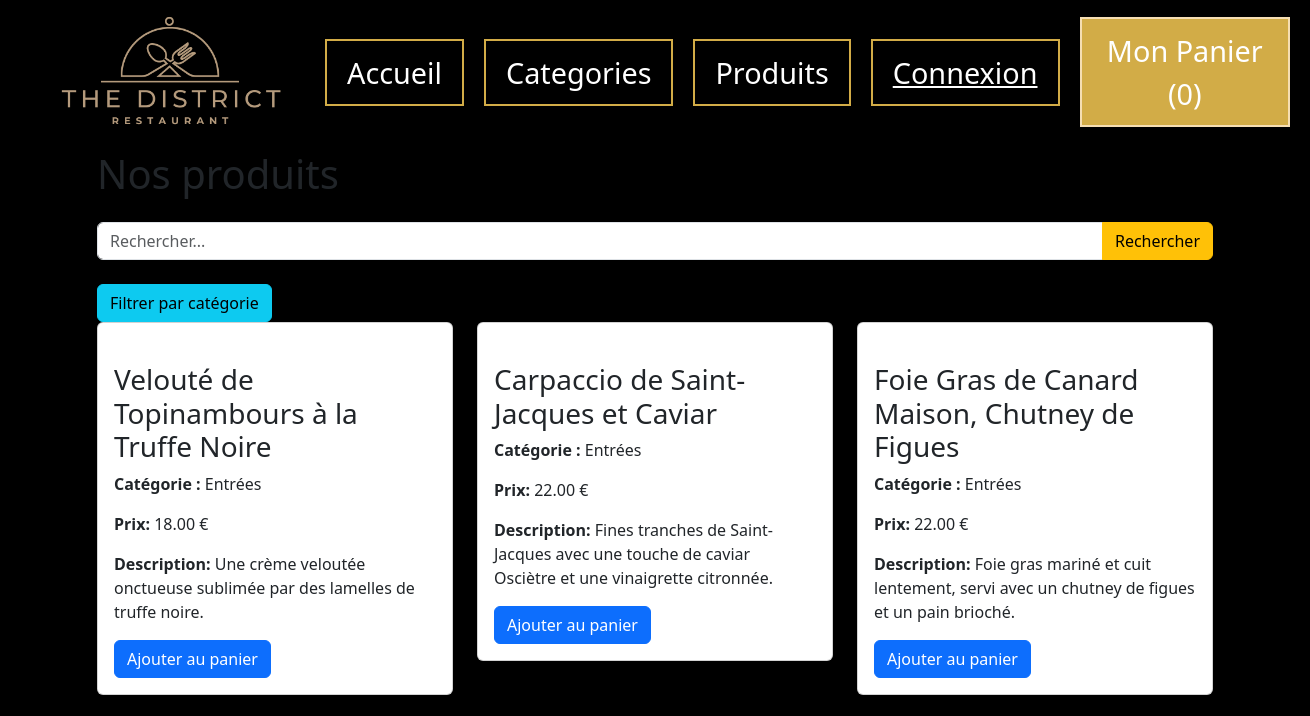
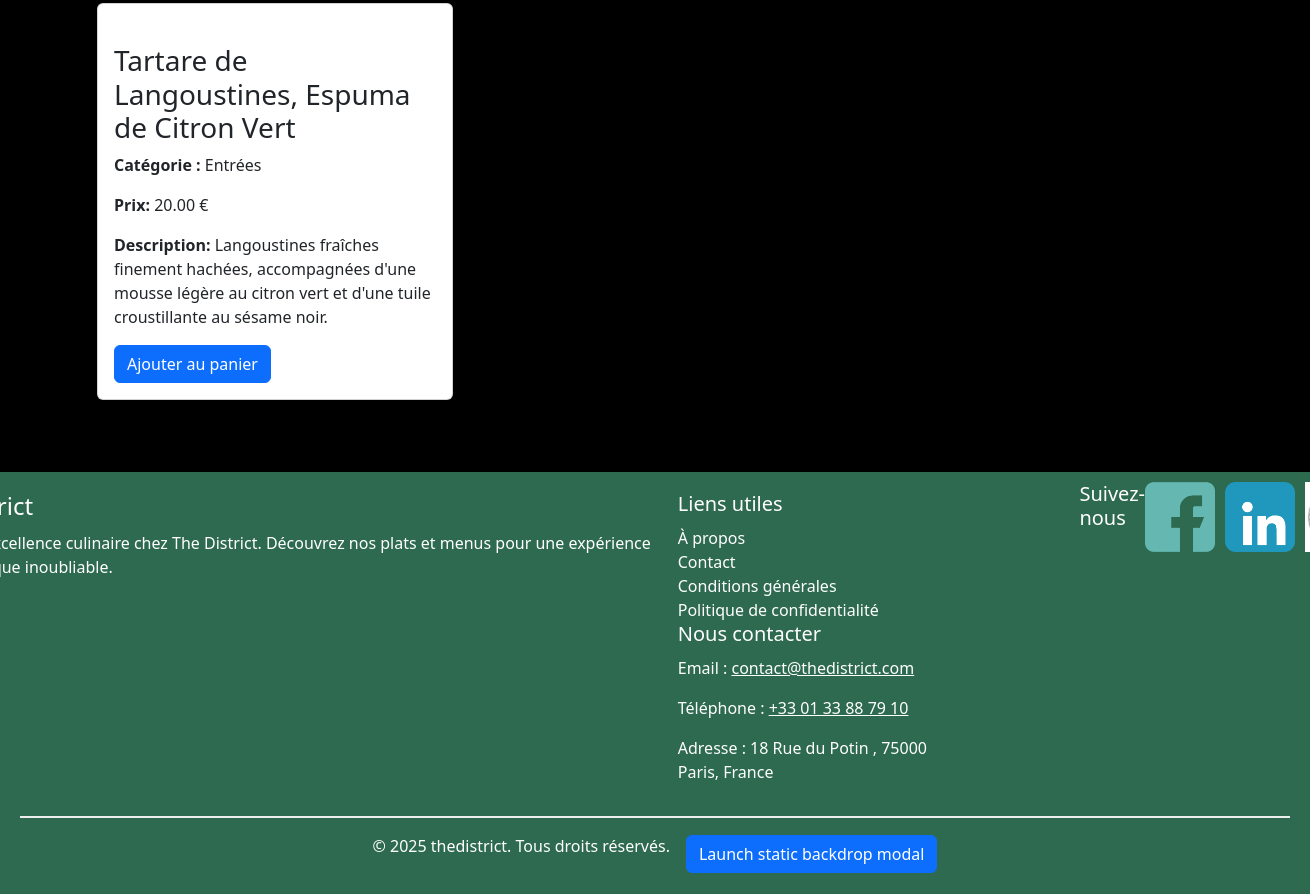
Before: /produits.php?category=Entrées with the older database file (2 pictures, top to bottom).
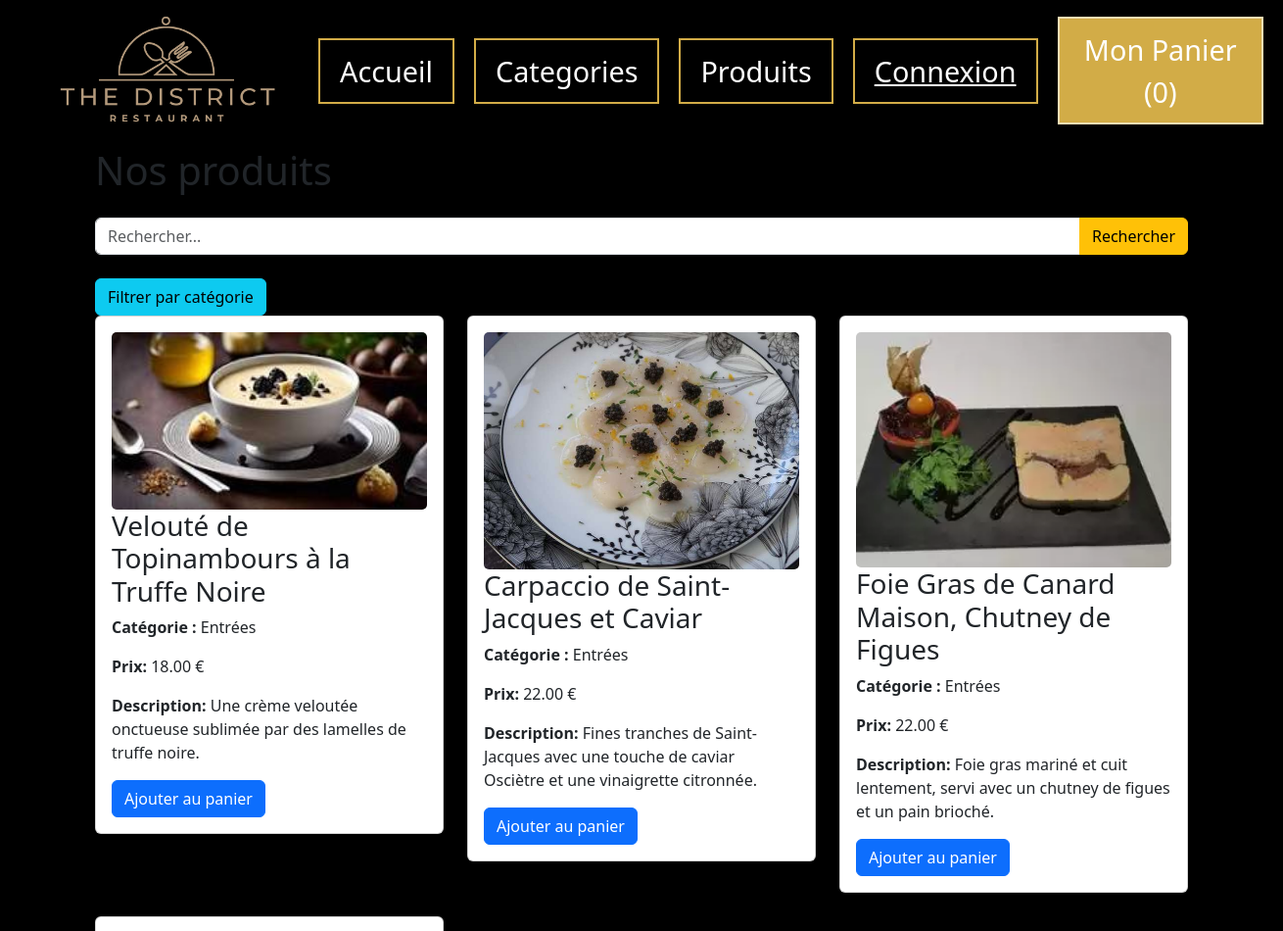
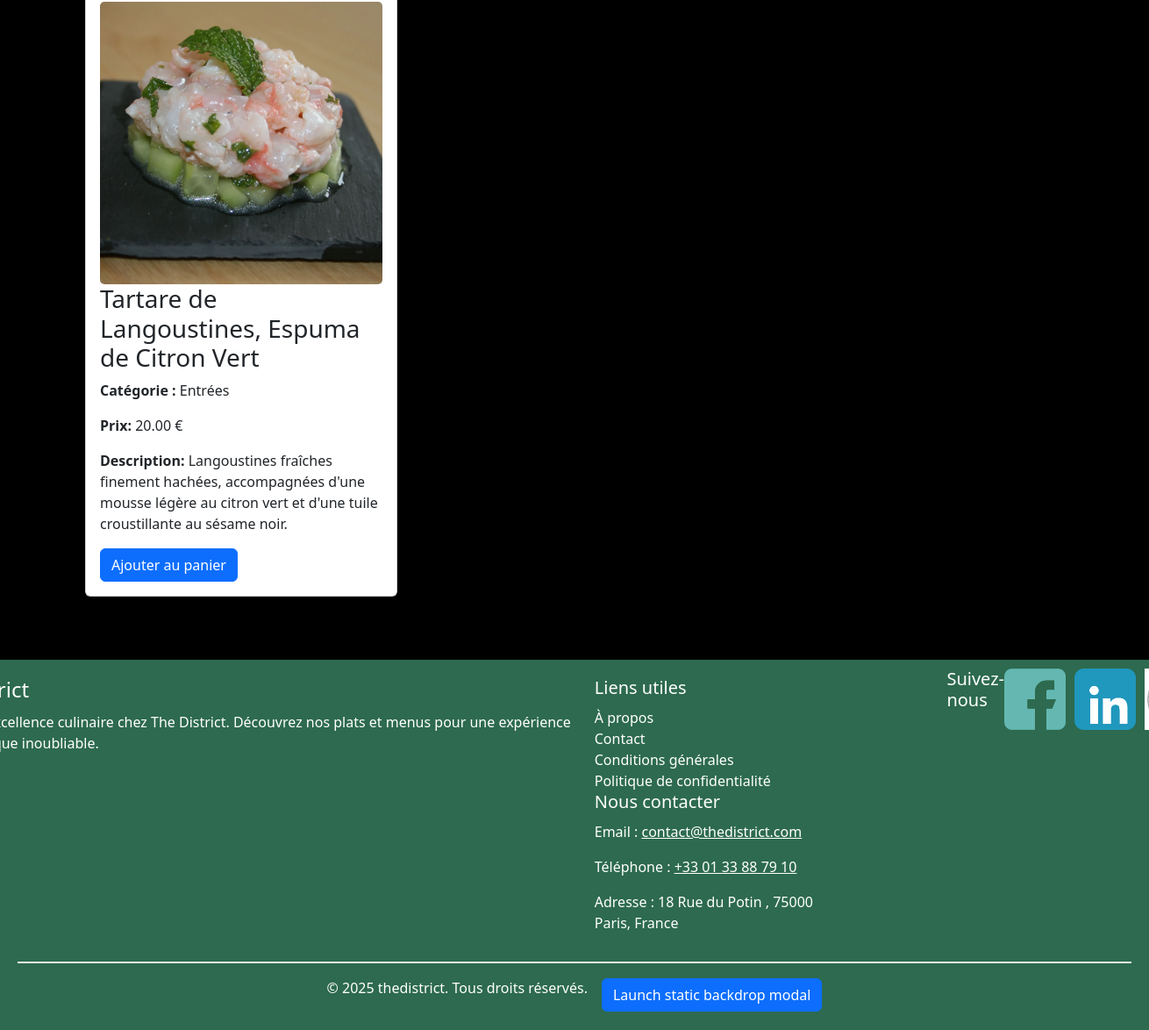
After: the same page with the newer database file (2 pictures, top to bottom).
### tables this page shows
CREATE TABLE IF NOT EXISTS `produit` (
  `produit_ID` int(11) NOT NULL AUTO_INCREMENT,
  `produit_libelle` varchar(50) NOT NULL,
  `produit_prix` decimal(19,2) NOT NULL,
  `produit_image` varchar(50) DEFAULT NULL,
  `produit_description` varchar(500) NOT NULL,
  `categorie_ID` int(11) NOT NULL,
  PRIMARY KEY (`produit_ID`),
  KEY `categorie_ID` (`categorie_ID`)
);

CREATE TABLE IF NOT EXISTS `categorie` (
  `categorie_ID` int(11) NOT NULL AUTO_INCREMENT,
  `categorie_libelle` varchar(50) NOT NULL,
  `categorie_image` varchar(50) DEFAULT NULL,
  PRIMARY KEY (`categorie_ID`)
);

### produits.php (the view, shortened to what this page needs)
<?php
include 'header.php';
?>
<?php
$category = isset($_GET['category']) ? $_GET['category'] : '';
$search = isset($_GET['searchCat']) ? $_GET['searchCat'] : '';
$sql = "SELECT produit_ID, p.produit_libelle, p.produit_prix, p.produit_description, p.produit_image, c.categorie_libelle FROM produit p
join categorie c ON p.categorie_ID = c.categorie_ID";
if ($category) {
    $sql .= " WHERE c.categorie_libelle = '$category'";
}
$produits = $pdo->query($sql)->fetchAll(PDO::FETCH_ASSOC);
?>
<div class="container my-5">
    <h1 class="mb-4">Nos produits</h1>
    <form method="get" action="produits.php" class="mb-4">
        <div class="input-group">
            <input type="text" name="searchCat" class="form-control" placeholder="Rechercher..."
                value="<?= htmlentities($search) ?>">
            <button type="submit" class="btn btn-warning">Rechercher</button>
        </div>
    </form>
    <a href="categorie-menu.php" class="btn btn-info">Filtrer par catégorie</a>
    <div class="row">
        <?php if (count($produits) > 0): ?>
            <?php foreach ($produits as $product): ?>
                <div class="col-md-4 mb-4">
                    <div class="card">
                        <div class="card-body">
                        <img src="./assets/img/<?= htmlentities($product['produit_image']) ?>" class="card-img" alt="">
                            <h3 class="card-title"><?= htmlentities($product['produit_libelle']) ?></h3>
                            <p class="card-text"><strong>Catégorie :</strong>
                                <?= htmlentities($product['categorie_libelle']) ?></p>
                            <p class="card-text"><strong>Prix:</strong>
                                <?= number_format($product['produit_prix'], 2) ?> €</p>
                            <p class="card-text"><strong>Description:</strong>
                                <?= htmlentities($product['produit_description']) ?></p>
                            <form action="ajoutpanier.php" method="POST" data-add-to-cart>
    <button type="submit" class="btn btn-primary">Ajouter au panier</button>
</form>
                        </div>
                    </div>
                </div>
            <?php endforeach; ?>
        <?php else: ?>
            <div class="alert alert-warning" role="alert">
                Aucun produit trouvé.
            </div>
        <?php endif; ?>
    </div>
</div>
<?php
include 'footer.php';
?>

Changed rows visible on the page:
changed produit "Velouté de Topinambours à la Truffe Noire": produit_image: picture added
changed produit "Carpaccio de Saint-Jacques et Caviar": produit_image: picture added
changed produit "Foie Gras de Canard Maison, Chutney de Figues": produit_image: picture added
changed produit "Tartare de Langoustines, Espuma de Citron Vert": produit_image: picture added
